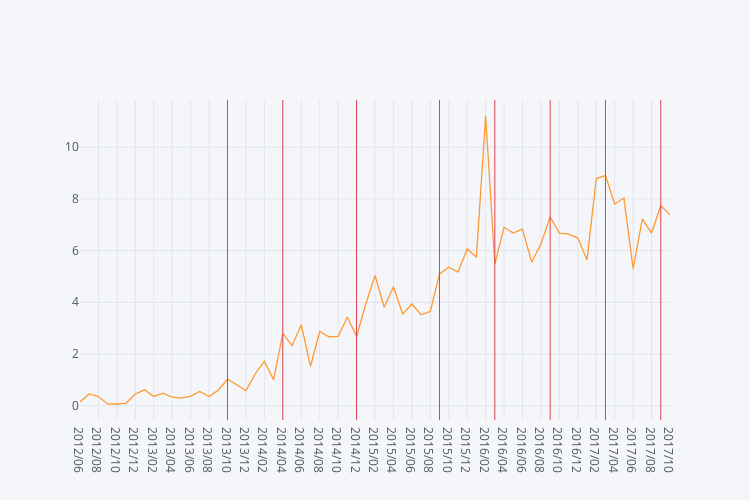

Notebook cell for this chart:
### Code cell
iplot(monthly_mean.iplot(asFigure=True, dimensions=(750, 500), vline=['2017/09', '2017/03', '2016/09', '2016/03', '2015/09', '2014/12', '2014/04', '2013/10']))

### Figure 1 — Plotly figure (JSON) as saved in the notebook; plotly's stock layout.template omitted (floating-point values rounded to 4 significant figures)
{"data": [{"line": {"color": "rgba(255, 153, 51, 1.0)", "dash": "solid", "width": 1.3}, "mode": "lines", "name": "None", "text": "", "type": "scatter", "x": ["2012/06", "2012/07", "2012/08", "2012/09", "2012/10", "2012/11", "2012/12", "2013/01", "2013/02", "2013/03", "2013/04", "2013/05", "2013/06", "2013/07", "2013/08", "2013/09", "2013/10", "2013/11", "2013/12", "2014/01", "2014/02", "2014/03", "2014/04", "2014/05", "2014/06", "2014/07", "2014/08", "2014/09", "2014/10", "2014/11", "2014/12", "2015/01", "2015/02", "2015/03", "2015/04", "2015/05", "2015/06", "2015/07", "2015/08", "2015/09", "2015/10", "2015/11", "2015/12", "2016/01", "2016/02", "2016/03", "2016/04", "2016/05", "2016/06", "2016/07", "2016/08", "2016/09", "2016/10", "2016/11", "2016/12", "2017/01", "2017/02", "2017/03", "2017/04", "2017/05", "2017/06", "2017/07", "2017/08", "2017/09", "2017/10"], "y": [0.1429, 0.4516, 0.3548, 0.06667, 0.06452, 0.1, 0.4516, 0.6129, 0.3571, 0.4839, 0.3333, 0.2903, 0.3667, 0.5484, 0.3548, 0.6, 1.032, 0.8, 0.5806, 1.226, 1.714, 1, 2.8, 2.323, 3.133, 1.516, 2.871, 2.667, 2.677, 3.433, 2.677, 3.935, 5.036, 3.806, 4.6, 3.548, 3.933, 3.516, 3.645, 5.1, 5.355, 5.167, 6.065, 5.742, 11.21, 5.484, 6.9, 6.677, 6.833, 5.548, 6.258, 7.3, 6.677, 6.633, 6.484, 5.645, 8.786, 8.903, 7.8, 8.032, 5.3, 7.226, 6.677, 7.733, 7.381]}], "layout": {"height": 500, "legend": {"bgcolor": "#F5F6F9", "font": {"color": "#4D5663"}}, "paper_bgcolor": "#F5F6F9", "plot_bgcolor": "#F5F6F9", "shapes": [{"line": {"color": "#db4052", "dash": "solid", "width": 1}, "type": "line", "x0": "2017/09", "x1": "2017/09", "xref": "x", "y0": 0, "y1": 1, "yref": "paper"}, {"line": {"color": "#db4052", "dash": "solid", "width": 1}, "type": "line", "x0": "2017/03", "x1": "2017/03", "xref": "x", "y0": 0, "y1": 1, "yref": "paper"}, {"line": {"color": "#db4052", "dash": "solid", "width": 1}, "type": "line", "x0": "2016/09", "x1": "2016/09", "xref": "x", "y0": 0, "y1": 1, "yref": "paper"}, {"line": {"color": "#db4052", "dash": "solid", "width": 1}, "type": "line", "x0": "2016/03", "x1": "2016/03", "xref": "x", "y0": 0, "y1": 1, "yref": "paper"}, {"line": {"color": "#db4052", "dash": "solid", "width": 1}, "type": "line", "x0": "2015/09", "x1": "2015/09", "xref": "x", "y0": 0, "y1": 1, "yref": "paper"}, {"line": {"color": "#db4052", "dash": "solid", "width": 1}, "type": "line", "x0": "2014/12", "x1": "2014/12", "xref": "x", "y0": 0, "y1": 1, "yref": "paper"}, {"line": {"color": "#db4052", "dash": "solid", "width": 1}, "type": "line", "x0": "2014/04", "x1": "2014/04", "xref": "x", "y0": 0, "y1": 1, "yref": "paper"}, {"line": {"color": "#db4052", "dash": "solid", "width": 1}, "type": "line", "x0": "2013/10", "x1": "2013/10", "xref": "x", "y0": 0, "y1": 1, "yref": "paper"}], "titlefont": {"color": "#4D5663"}, "width": 750, "xaxis1": {"gridcolor": "#E1E5ED", "showgrid": true, "tickfont": {"color": "#4D5663"}, "title": "", "titlefont": {"color": "#4D5663"}, "zerolinecolor": "#E1E5ED"}, "yaxis1": {"gridcolor": "#E1E5ED", "showgrid": true, "tickfont": {"color": "#4D5663"}, "title": "", "titlefont": {"color": "#4D5663"}, "zerolinecolor": "#E1E5ED"}}}
